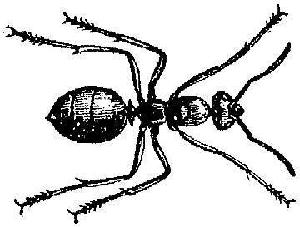
%> input picture Multimedia Systems and Applications/Hw/Project2/img02.jpg, 300 x 227 px
$ octave Test_Sobel_Gray.m   (GNU Octave 9; MATLAB toolbox functions it lacks are replaced by stand-ins)
%> lines starting %> are read from the running program, lines starting %| are printed output that depends on the picture
close ('all');
clear ('all');

A=imread('img02.jpg');
%> A is the input picture: size 227x300 uint8; min 0, max 255, mean 213.1
C=double(A);

for i=1:size(C,1)-2
    for j=1:size(C,2)-2
        %Sobel mask for x-direction:
        Gx=((2*C(i+2,j+1)+C(i+2,j)+C(i+2,j+2))-(2*C(i,j+1)+C(i,j)+C(i,j+2)));
        %Sobel mask for y-direction:
        Gy=((2*C(i+1,j+2)+C(i,j+2)+C(i+2,j+2))-(2*C(i+1,j)+C(i,j)+C(i+2,j)));

        %The gradient of the image
        %B(i,j)=abs(Gx)+abs(Gy);
        A(i,j)=sqrt(Gx.^2+Gy.^2);

    end
end
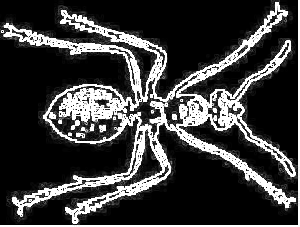
%> A: size 227x300 uint8; min 0, max 255, mean 59.5
figure(1),imshow(A); title('Sobel gradient');

img=imread('img02.jpg');
%a=rgb2gray(img);
Hx = [-1 0 1; -2 0 2;-1 0 1];
%y方向
Hy = [1 2 1; 0 0 0; -1 -2 -1];

%2.convolution
kx = conv2(img,Hx); %x方向梯度值
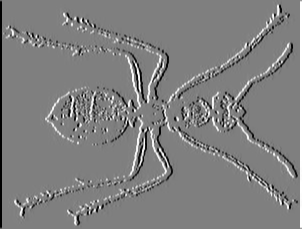
%> kx: size 229x302 double; min -1020, max 1020, mean 0; drawn with min black and max white
ky = conv2(img,Hy); %y方向梯度值
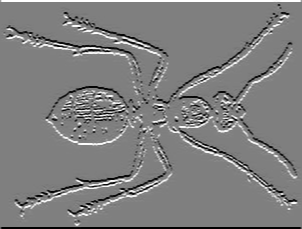
%> ky: size 229x302 double; min -1020, max 1020, mean 0; mean of the top-left, top-right, bottom-left and bottom-right quarters 8.5, 9.5, -8.4, -9.4; drawn with min black and max white

%計算每一個點梯度值大小
k = (kx.^2 + ky.^2).^0.5;
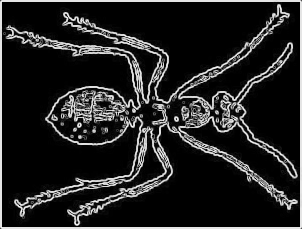
%> k: size 229x302 double; min 0, max 1131.5, mean 160; drawn with min black and max white
%此時選取適當threshold將足夠大的梯度值選出，就是edge
k = k./max(max(k));
t = graythresh(k) ; %或是你可以自己指定。
%> t = 0.388
result = k>t;
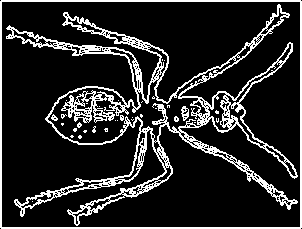
%> result: size 229x302 logical; 15.9% white in thin lines or dots
figure(2);imshow(result)
